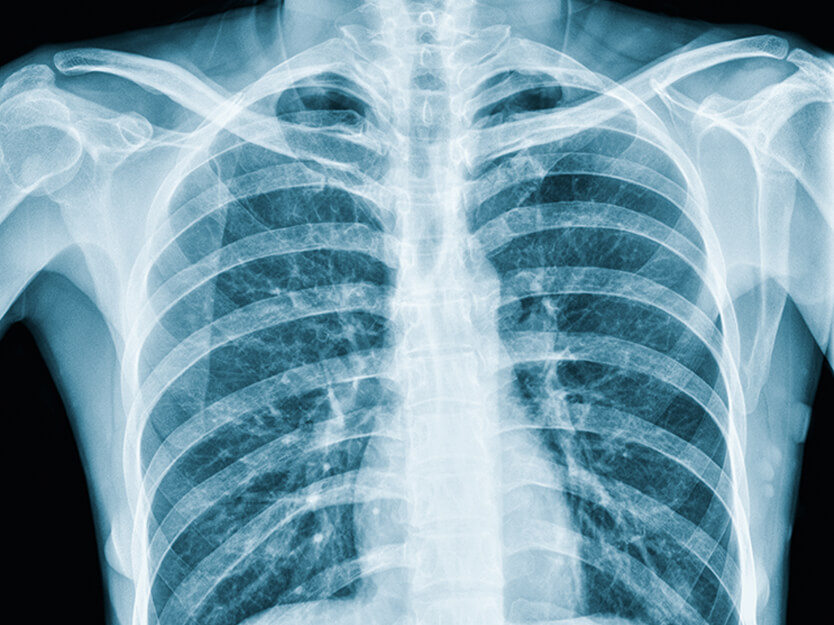
#> input picture RADIOGRAFIA_NORMAL.jpg, 834 x 625 px, found by its file name
$ jupyter execute --allow-errors FILTROS_BIO17_TECMERIDA.ipynb   (older library calls are emulated)
#> lines starting #> are read from the running program, lines starting #| are printed output that depends on the picture
[cell 1]
import numpy as np
import matplotlib.pyplot as plt
import cv2
from google.colab.patches import cv2_imshow
from google.colab import drive
drive.mount('/content/drive')

[cell 2]
ruta_imagen = '/content/drive/MyDrive/RADIOGRAFIA_NORMAL.jpg'

[cell 3]
ruta_imagen2 = '/content/drive/MyDrive/IMAGEN_PIXEL.png'

[cell 4]
img=cv2.imread(ruta_imagen)
#> img is the input picture: shape (625, 834, 3); mean B, G, R 169.9, 154.6, 119.1

[cell 5]
cv2_imshow(img)

[cell 6]
plt.imshow(img)
plt.show()

[cell 7]
img2 = cv2.imread(ruta_imagen2)

[cell 8]
cv2_imshow(img2)

#> (a cell that did not finish here is left out)

[cell 10]
img_rgb = cv2.cvtColor(img, cv2.COLOR_BGR2RGB)
img_rgb.shape
#> Out = (625, 834, 3)

[cell 11]
plt.imshow(img_rgb)
plt.show()

#> (a cell that did not finish here is left out)

#> (a cell that did not finish here is left out)

[cell 14]
canal_rojo = img_rgb[:, :, 0]
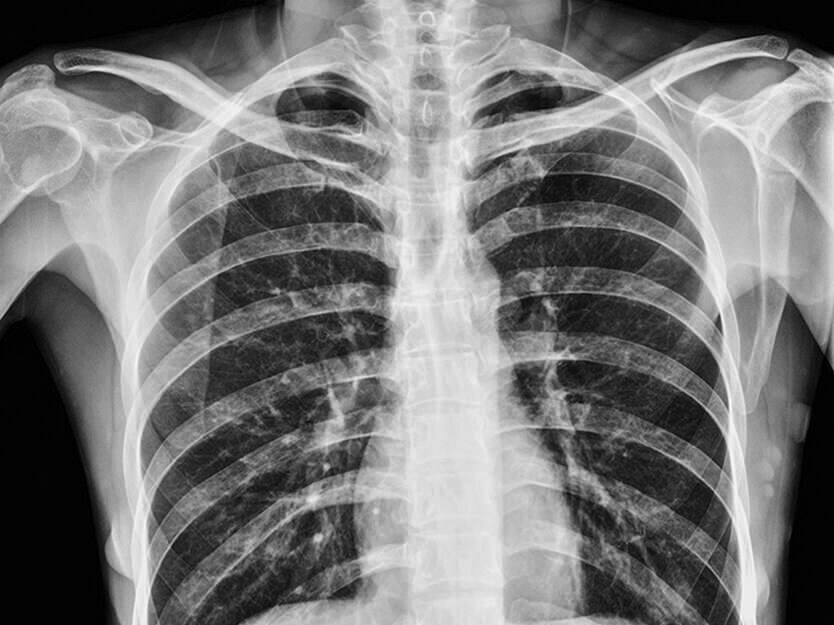
#> canal_rojo: shape (625, 834); min 0, max 254, mean 119.1
canal_verde = img_rgb[:, :, 1]
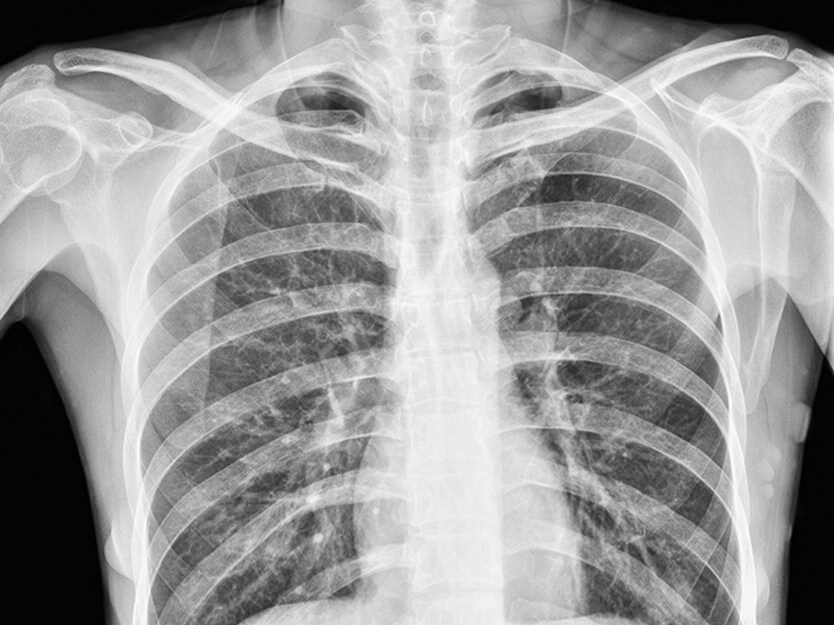
#> canal_verde: shape (625, 834); min 0, max 255, mean 154.6
canal_azul = img_rgb[:, :, 2]
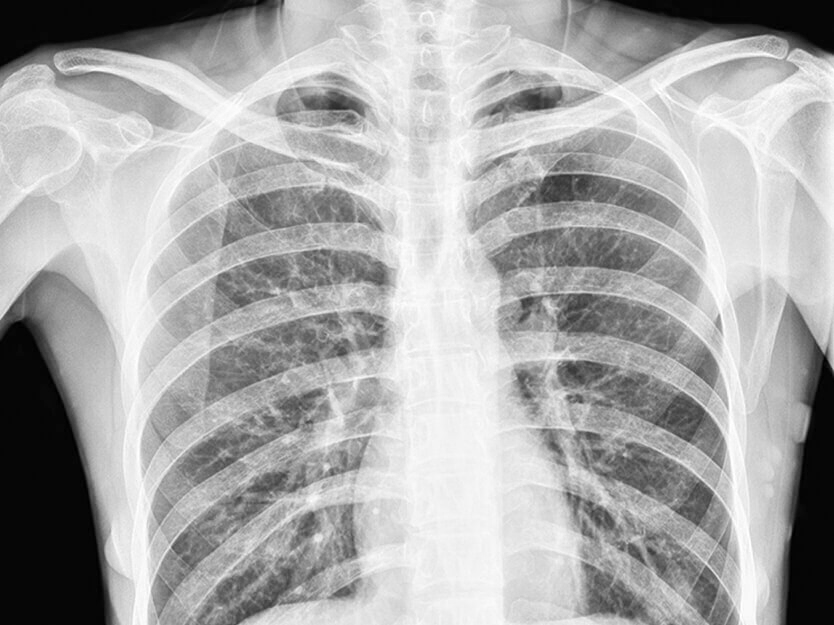
#> canal_azul: shape (625, 834); min 0, max 255, mean 169.9

[cell 15]
plt.imshow(canal_azul)
plt.show()

#> (a cell that did not finish here is left out)

#> (a cell that did not finish here is left out)

#> (a cell that did not finish here is left out)

<h1>APLICAMOS NUESTROS FILTROS</h1>

[cell 19]
image_gray = cv2.cvtColor(img,cv2.COLOR_RGB2GRAY)

[cell 20]
plt.imshow(image_gray,cmap='gray')
plt.show()

[cell 21]
# graficamos el histograma
hist = cv2.calcHist([image_gray], [0], None, [256], [0, 256])
#> hist = 256 values, max 37316 at index 4, min 3 at index 255, mean 2036.1
plt.figure()
plt.title("Histograma en escala de grises")
plt.xlabel("Intensidad de píxel (0-255)")
plt.ylabel("Cantidad de píxeles")
plt.plot(hist)
plt.xlim([0, 256])
plt.show()
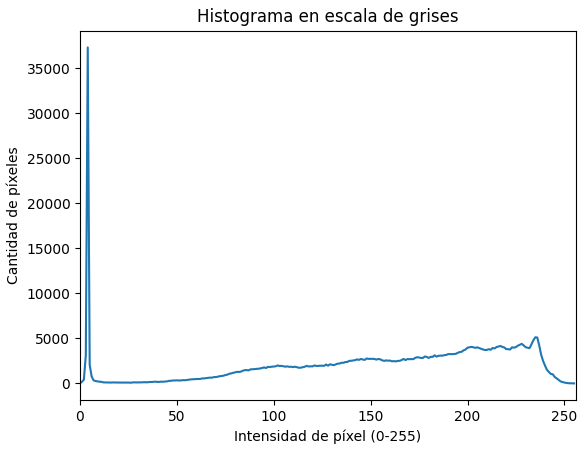
#> figure drawn by matplotlib, 1 panel; curve peaks at x = 4, y = 37316

#> (a cell that did not finish here is left out)

#> (a cell that did not finish here is left out)

[cell 24]
# creamos nuestros filtros

kernel_edge_v = np.array([
        [-1, 0, 1],
        [-2, 0, 2],
        [-1, 0, 1]
    ], dtype=np.float32)

[cell 25]
filtros = [
    ("bordes verticales",kernel_edge_v)
]

[cell 26]
mapas = []

[cell 27]
for nombre, kernel in filtros:
  img_filtrada = cv2.filter2D(image_gray, ddepth=cv2.CV_32F, kernel=kernel)
  mapas.append((nombre,img_filtrada))
#> this loop made 1 pass
#> pass 1, `img_filtrada = cv2.filter2D(image_gray, ddepth=cv2.CV_32F, kernel=kern..`:
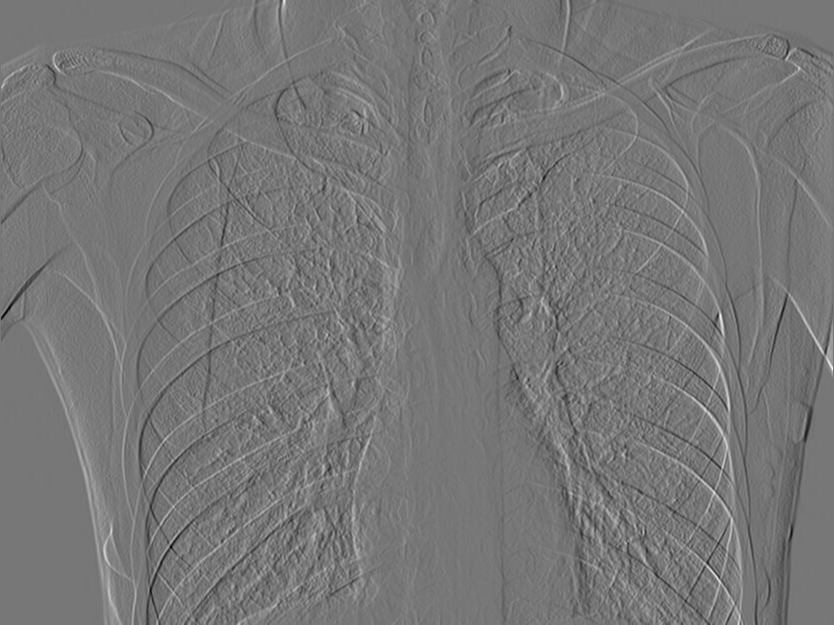
#> img_filtrada: shape (625, 834) float32; min -429, max 490, mean 0.3; drawn with min black and max white
#> after the loop, mapas = 1 item

[cell 28]
bordes_v = mapas[0][1]

[cell 29]
fig1, axes = plt.subplots(len(filtros), 3, figsize=(16, 4*len(filtros)), squeeze=False)
plt.subplots_adjust(hspace=0.3, wspace=0.1)

for i, (nombre, kernel) in enumerate(filtros):

  ax_k = axes[i, 0]
  ax_k.imshow(kernel, cmap='coolwarm', vmin=-2, vmax=2)
  ax_k.set_title(f"Kernel: {nombre}", color='cyan', fontsize=14)
  for (j, k_val), val in np.ndenumerate(kernel):
      ax_k.text(k_val, j, f"{int(val)}", ha='center', va='center', fontweight='bold',
                color='white' if abs(val) > 0.5 else 'black')
  ax_k.axis('off')

  ax_orig = axes[i, 1]

  ax_orig.imshow(img_rgb, cmap='gray')
  ax_orig.set_title("Input original", color='red')
  ax_orig.axis('off')

  ax_res = axes[i, 2]

  ax_res.imshow(np.abs(mapas[i][1]), cmap='inferno')
  ax_res.set_title(f"Imagen filtrada", color='yellow', fontsize=14)
  ax_res.axis('off')
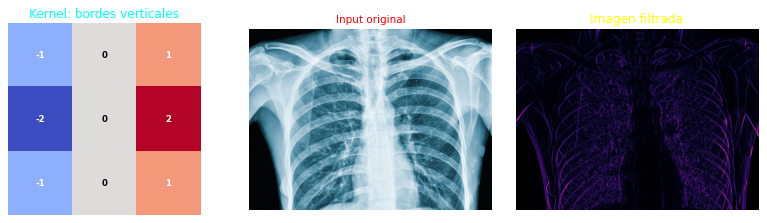
#> figure drawn by matplotlib, 3 panels
